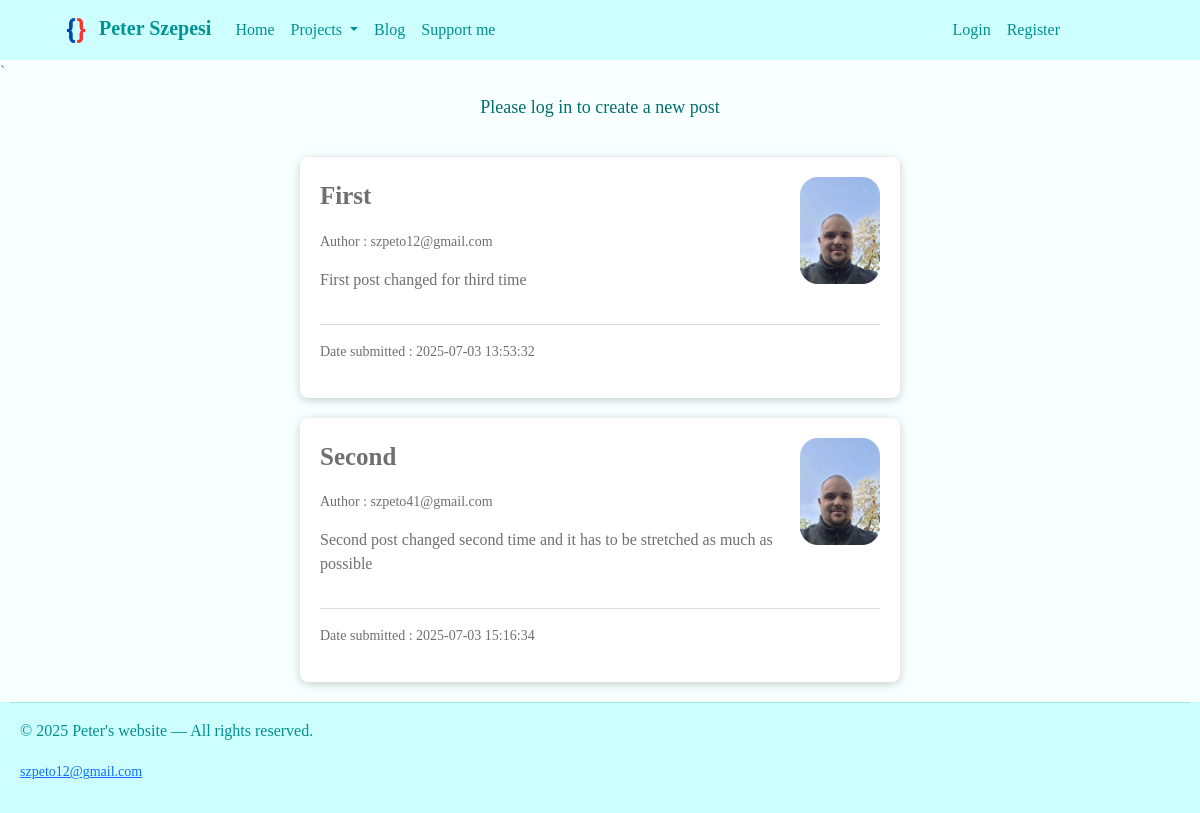
/blog, run on an earlier commit of the app's database.
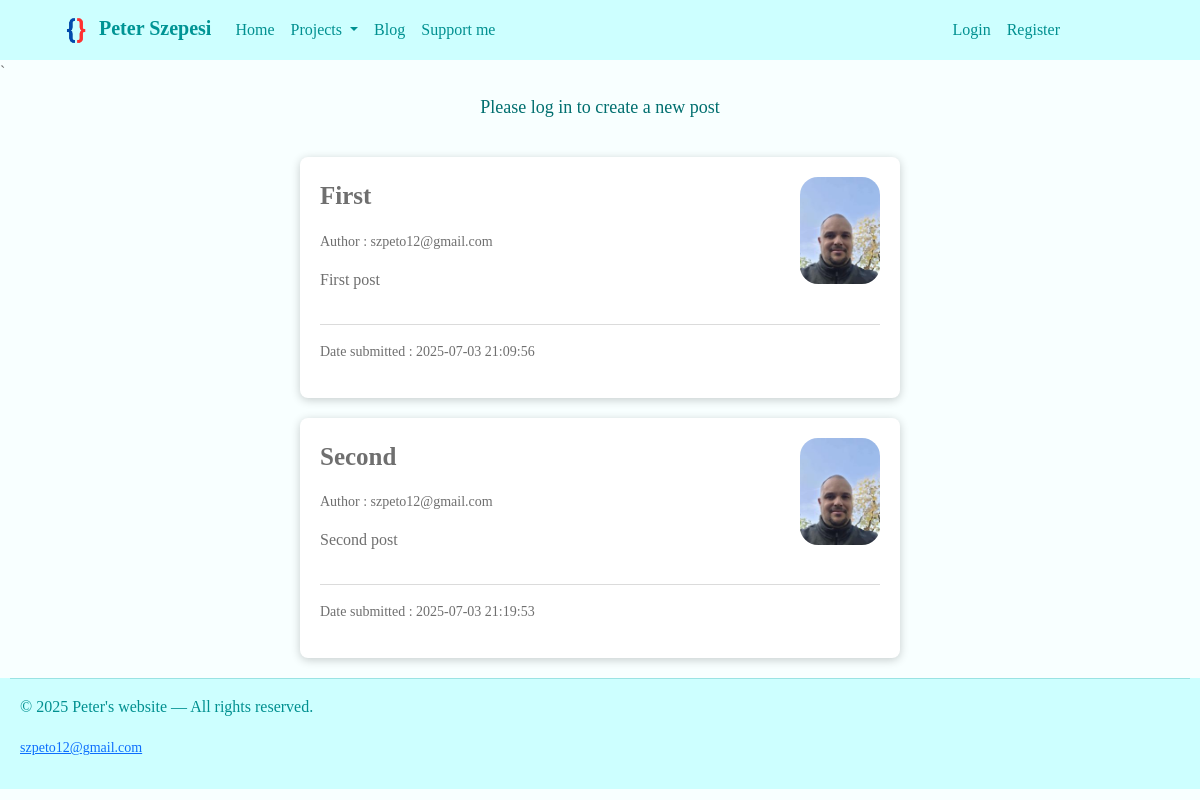
And on a later commit of the database.
### db_models.py (models this page shows, shortened)
class Post(db.Model):
    id = db.Column(db.Integer, primary_key=True, autoincrement=True)
    date_posted = db.Column(db.String(22), nullable=False,
                            default=datetime.datetime.now().strftime("%Y-%m-%d %H:%M:%S"))
    content = db.Column(db.Text, nullable=False)
    title = db.Column(db.String(100), nullable=False)
    user_id = db.Column(db.Integer, db.ForeignKey("user.id"), nullable=False)

class User(db.Model, UserMixin):
    id = db.Column(db.Integer, primary_key=True, autoincrement=True)
    email_username = db.Column(db.String(50), nullable=False, unique=True)
    password = db.Column(db.String(60), nullable=False)
    image_file = db.Column(db.String(20), nullable=False, default="Default - user.jpg")
    posts = db.relationship("Post", backref="user", lazy=True)

### routes.py (the view)
@app.route("/blog", methods=["GET", "POST"])
def blog():
    posts = Post.query.order_by(Post.date_posted).all()
    return render_template("blog.html", title="Blog", posts=posts,
                           current_user=current_user)

### templates/blog.html (shortened to what this page needs)
{% extends "base.html" %}
{% block body %}
    {% if current_user.is_authenticated %}
        <div class="base-container-centered-content">
            <a class="create-post-button" href="{{ url_for('insert_post') }}">Create a new post</a>
        </div>
    {% else %}
        <div class="base-container-centered-content">
            <p>Please log in to create a new post</p>
        </div>
    {% endif %}
    {% if posts %}
        {% for post in posts %}
            <div class="blog-container">
                <div class="base-h-box-blog">
                    <div class="base-v-box-blog">
                        <p style="font-weight: bold; font-size: 25px;">{{ post.title }}</p>
                        <p style="font-size: 14px;">Author : {{ post.user.email_username }}</p>
                        <p style="font-weight: 300;">{{ post.content }}</p>
                    </div>
                    <div class="base-v-box-blog-image">
                        <img src="{{ url_for('static', filename='Images/profile_images/' ~ post.user.image_file) }}"
                        width="80" style="border-radius: 18px;">
                    </div>
                </div>
                <hr>
                <p style="font-weight: 200; font-size: 14px;">Date submitted : {{ post.date_posted }}</p>
            </div>
        {% endfor %}
    {% else %}
        <div class="blog-container">
            <p>There are no posts to show</p>
        </div>
    {% endif %}
{% endblock %}

### templates/base.html (shortened to what this page needs)
<!DOCTYPE html>
<html lang="en">
<head>
    <link href="https://cdn.jsdelivr.net/npm/bootstrap@5.3.6/dist/css/bootstrap.min.css"
          rel="stylesheet"
>
    <link rel="stylesheet" href="{{url_for('static', filename = 'Styles/styles.css')}}">
</head>
<body>
  <header>
    <nav class="navbar navbar-expand-lg bg-body-tertiary" data-bs-theme="light">
      <div class="container-fluid">
        <a class="navbar-brand" href="/"><img src="{{ url_for('static', filename='Images/Logo - no background.png') }}"
        width="34">
          Peter Szepesi
        </a>
        <div class="collapse navbar-collapse" id="navbarSupportedContent">
          <ul class="navbar-nav me-auto mb-2 mb-lg-0">
            <li class="nav-item">
              <a class="nav-link active" aria-current="page" href="/">Home</a>
            </li>
            <li class="nav-item dropdown">
              <a class="nav-link dropdown-toggle" href="#" role="button" data-bs-toggle="dropdown" aria-expanded="false">
                Projects
              </a>
            </li>
            <li class="nav-item">
              <a class="nav-link" href="{{ url_for('blog') }}">Blog</a>
            </li>
            <li class="nav-item">
              <a class="nav-link" href="https://www.paypal.me/szpeto" target="_blank">Support me</a>
            </li>
          </ul>
          {% if current_user.is_authenticated %}
            <ul class="navbar-nav ms-auto mb-2 mb-lg-0">
              <li class="nav-item dropdown">
                <a class="nav-link dropdown-toggle" href="#" role="button" data-bs-toggle="dropdown" aria-expanded="false">
                  {{ current_user.email_username }}
                </a>
                <ul class="dropdown-menu">
                  <li><a class="dropdown-item" href="{{ url_for('user') }}">Profile</a></li>
                  <li><a class="dropdown-item" href="{{ url_for('logout') }}">Logout</a></li>
                </ul>
              </li>
            </ul>
          {% else %}
            <ul class="navbar-nav ms-auto mb-2 mb-lg-0">
              <li class="nav-item">
                <a class="nav-link" href="/login">Login</a>
              </li>
              <li class="nav-item">
                <a class="nav-link" href="/register">Register</a>
              </li>
            </ul>
          {% endif %}
        </div>
      </div>
    </nav>
  </header>
  {% with messages = get_flashed_messages(with_categories=True) %}
  `
  {% endwith %}
  {% block body %}{% endblock %}
  <footer>
    <hr>
    <div class="footer-container">
      <p>© 2025 Peter's website — All rights reserved.</p>
      <small><a href="mailto:szpeto12@gmail.com">szpeto12@gmail.com</a></small>
    </div>
  </footer>
</body>
</html>

### static/Styles/styles.css (style rules this page uses)
body { background-color: rgb(248, 255, 255); font-family: Bahnschrift; color: rgb(111, 111, 111); }
.navbar { background: rgb(205, 255, 255) !important; color: rgb(33, 37, 41) !important; padding: 8px 10% 8px 4% !important; }
.navbar .nav-link { color: rgb(0, 144, 144) !important; }
.navbar-brand { color: rgb(0, 148, 148) !important; font-weight: 600; }
footer { text-align: left; font-family: Bahnschrift; font-weight: 200; color: rgb(0, 144, 144); background: rgb(205, 255, 255) !important; padding: 0px 10px 20px 10px; }
.base-h-box-blog { display: flex; flex-direction: row; }
.base-v-box-blog { display: flex; flex-direction: column; margin-right: 20px; }
.base-v-box-blog-image { display: flex; flex-direction: column; margin: 0px 0px 0px auto; }
.base-container-centered-content { display: flex; flex-direction: column; margin: 10px auto; font-family: Bahnschrift; color: rgb(0, 111, 111); font-size: 18px; padding: 10px auto; align-items: center; justify-content: center; }
.footer-container { margin: 4px 10px 10px 10px; }
.blog-container { display: flex; flex-direction: column; min-width: 150px; max-width: 600px; margin: 20px auto; padding: 20px; border-radius: 8px; background-color: white; color: rgb(111, 111, 111); box-shadow: 0px 2px 10px rgba(0,0,0,0.2); font-family: Bahnschrift; }

What changed in the data, as far as the page shows it:
changed Post "First": content "First post changed for third time" → "First post"; date_posted "2025-07-03 13:53:32" → "2025-07-03 21:09:56"
changed Post "Second": user.email_username "szpeto41@gmail.com" → "szpeto12@gmail.com"; content "Second post changed second time and it has to be stretched as much as possible" → "Second post"; date_posted "2025-07-03 15:16:34" → "2025-07-03 21:19:53"
